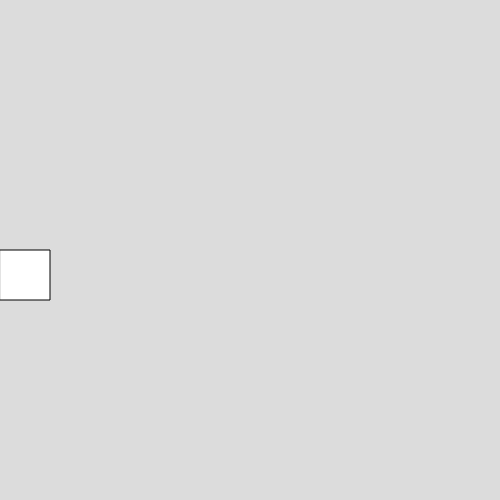
Frame 1 (no input)
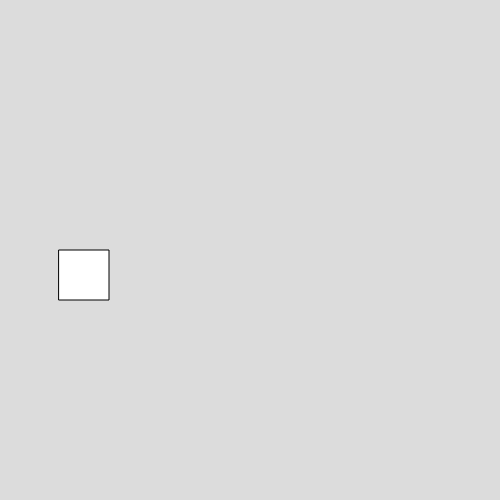
Frame 60 (no input)
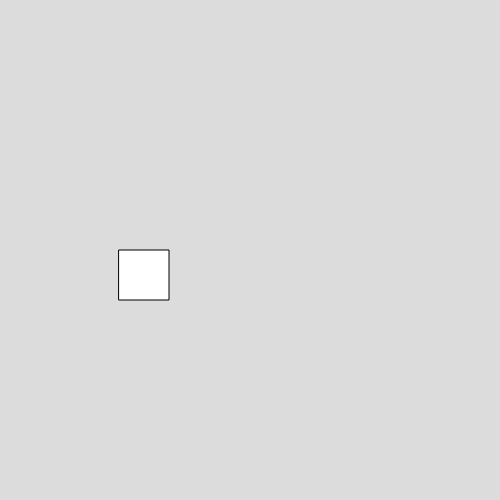
Frame 120 (the mouse pressed at the canvas centre since frame 60)

The p5.js sketch that drew these frames (run headless with seeded random() and noise() and a simulated clock; from frame 60 on, the mouse is pressed at the canvas centre):

// p5.js sketch
// ── sketch.js
posX = 0;

function setup() {
  createCanvas(500, 500);
}

function draw() {
  background(220);
  fill(255);
  rect(posX,250,50,50);
  posX++;
}
